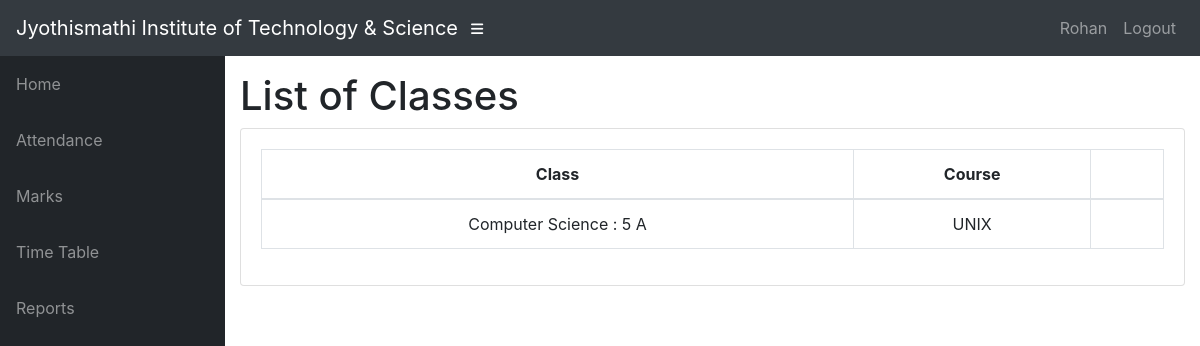
Screenshot of /teacher/CS02/5/Classes/ (signed in) with the database file from the repository.
### info/models.py (models this page shows, shortened)
class User(AbstractUser):
    @property
    def is_student(self):
        if hasattr(self, 'student'):
            return True
        return False
    @property
    def is_teacher(self):
        if hasattr(self, 'teacher'):
            return True
        return False

class Teacher(models.Model):
    user = models.OneToOneField(User, on_delete=models.CASCADE, null=True)
    id = models.CharField(primary_key=True, max_length=100)
    dept = models.ForeignKey(Dept, on_delete=models.CASCADE, default=1)
    name = models.CharField(max_length=100)
    sex = models.CharField(max_length=50, choices=sex_choice, default='Male')
    DOB = models.DateField(default='1998-01-01')

class Assign(models.Model):
    class_id = models.ForeignKey(Class, on_delete=models.CASCADE)
    course = models.ForeignKey(Course, on_delete=models.CASCADE)
    teacher = models.ForeignKey(Teacher, on_delete=models.CASCADE)
    class Meta:
        unique_together = (('course', 'class_id', 'teacher'),)

class Class(models.Model):
    id = models.CharField(primary_key='True', max_length=100)
    dept = models.ForeignKey(Dept, on_delete=models.CASCADE)
    section = models.CharField(max_length=100)
    sem = models.IntegerField()
    class Meta:
        verbose_name_plural = 'classes'
    def __str__(self):
        d = Dept.objects.get(name=self.dept)
        return '%s : %d %s' % (d.name, self.sem, self.section)

class Dept(models.Model):
    id = models.CharField(primary_key='True', max_length=100)
    name = models.CharField(max_length=200)
    def __str__(self):
        return self.name

class Course(models.Model):
    dept = models.ForeignKey(Dept, on_delete=models.CASCADE)
    id = models.CharField(primary_key='True', max_length=50)
    name = models.CharField(max_length=50)
    shortname = models.CharField(max_length=50, default='X')
    def __str__(self):
        return self.name

### info/views.py (the view)
# urls.py: path('teacher/<slug:teacher_id>/<int:choice>/Classes/', views.t_clas, name='t_clas'),
@login_required
def t_clas(request, teacher_id, choice):
    teacher1 = get_object_or_404(Teacher, id=teacher_id)
    return render(request, 'info/t_clas.html', {'teacher1': teacher1, 'choice': choice})

### info/templates/info/t_clas.html (shortened to what this page needs)
{% extends 'info/base.html' %}
{% block content %}
    <h1>List of Classes</h1>
    <div class="card mb-3">
            <div class="card-body">
              <div class="table-responsive">
                <table class="table table-bordered text-center" id="dataTable" width="100%" cellspacing="0">
                  <thead>
                    <tr>
                        <th>Class</th>
                        <th>Course</th>
                        <th></th>
                    </tr>
                  </thead>
                  <tbody>
                    {% for ass in teacher1.assign_set.all %}
                    <tr>
                        <td>{{ ass.class_id }}</td>
                        <td>{{ ass.course }}</td>
                        <td>
                        </td>
                    </tr>
                    {% empty %}
                            <p>teacher has no courses</p>
                    {% endfor %}
                  </tbody>
                </table>
              </div>
    </div>
{% endblock %}

### info/templates/info/base.html (shortened to what this page needs)
<!DOCTYPE html>
<html lang="en">
  <head>
      {% load static %}
    <link href="{% static '/info/bootstrap/vendor/bootstrap/css/bootstrap.min.css' %}" rel="stylesheet">
    <link href="{% static '/info/bootstrap/vendor/fontawesome-free/css/all.min.css' %}" rel="stylesheet" type="text/css">
    <link href="{% static '/info/bootstrap/vendor/datatables/dataTables.bootstrap4.css' %}" rel="stylesheet">
    <link href="{% static '/info/bootstrap/css/sb-admin.css' %}" rel="stylesheet">
  </head>
  <body id="page-top">
    <nav class="navbar navbar-expand navbar-dark bg-dark static-top">
      <a class="navbar-brand mr-1" href="{% url 'index' %}">Jyothismathi Institute of Technology & Science</a>
      <button class="btn btn-link btn-sm text-white order-1 order-sm-0" id="sidebarToggle" href="#">
        <i class="fas fa-bars"></i>
      </button>
        <div class="collapse navbar-collapse" id="navbarResponsive">
          <ul class="navbar-nav ml-auto">
            <li class="nav-item">
                {% if request.user.is_student %}
                    <a class="nav-link text-capitalize">{{ request.user.student.name }}</a>
                {% elif request.user.is_teacher %}
                    <a class="nav-link text-capitalize">{{ request.user.teacher.name }}</a>
                {% endif %}
            </li>
            <li class="nav-item">
                <a class="nav-link" href="#" data-toggle="modal" data-target="#logoutModal">Logout</a>
            </li>
          </ul>
        </div>
    </nav>
    <div id="wrapper">
      <ul class="sidebar navbar-nav">
            <li class="nav-item">
              <a class="nav-link" href="{% url 'index' %}">
                <span>Home</span>
              </a>
            </li>
        {% if request.user.is_student %}
            <li class="nav-item">
              <a class="nav-link" href="{% url 'attendance' request.user.student.USN %}">
                <span>Attendance</span>
              </a>
            </li>
            <li class="nav-item">
              <a class="nav-link" href="{% url 'attendance' request.user.student.USN %}">
                <span>Attendance By Subject</span>
              </a>
            </li>
            <li class="nav-item">
              <a class="nav-link" href="{% url 'marks_list' request.user.student.USN %}">
                <span>Marks</span>
              </a>
            </li>
              <li class="nav-item">
              <a class="nav-link" href="{% url 'timetable' request.user.student.class_id_id %}">
                <span>Time Table</span>
              </a>
            </li>
        {% elif request.user.is_teacher %}
            <li class="nav-item">
              <a class="nav-link" href="{% url 't_clas' request.user.teacher.id 1 %}">
                <span>Attendance</span>
              </a>
            </li>
            <li class="nav-item">
              <a class="nav-link" href="{% url 't_clas' request.user.teacher.id 2 %}">
                <span>Marks</span>
              </a>
            </li>
              <li class="nav-item">
              <a class="nav-link" href="{% url 't_timetable' request.user.teacher.id %}">
                <span>Time Table</span>
              </a>
            </li>
            <li class="nav-item">
              <a class="nav-link" href="{% url 't_clas' request.user.teacher.id 3 %}">
                <span>Reports</span>
              </a>
            </li>
        {% endif %}
      </ul>
      <div id="content-wrapper">
        <div class="container-fluid">
            {% block content %}
            {% endblock %}
        </div>
      </div>
    </div>
  </body>
</html>

### rows the page displays
User: user.teacher.name "Rohan"
Assign: class_id "Computer Science : 5 A", course "UNIX"
